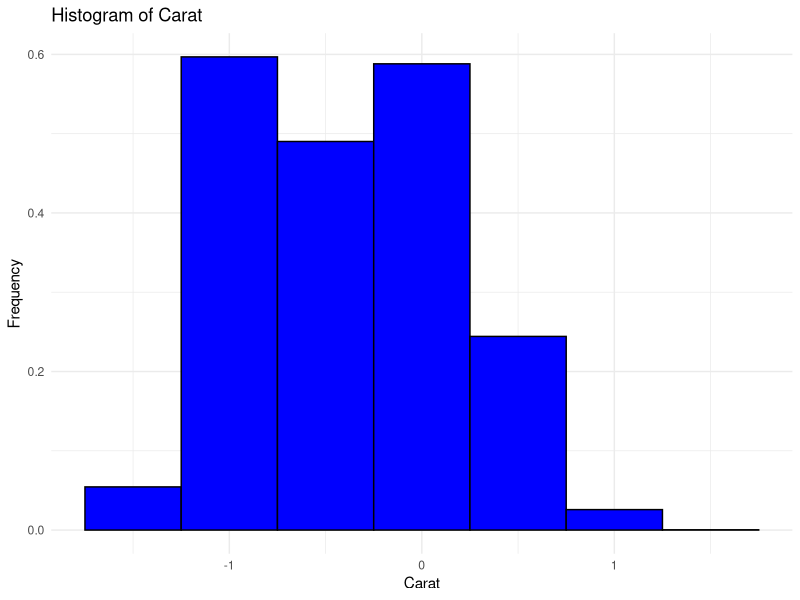
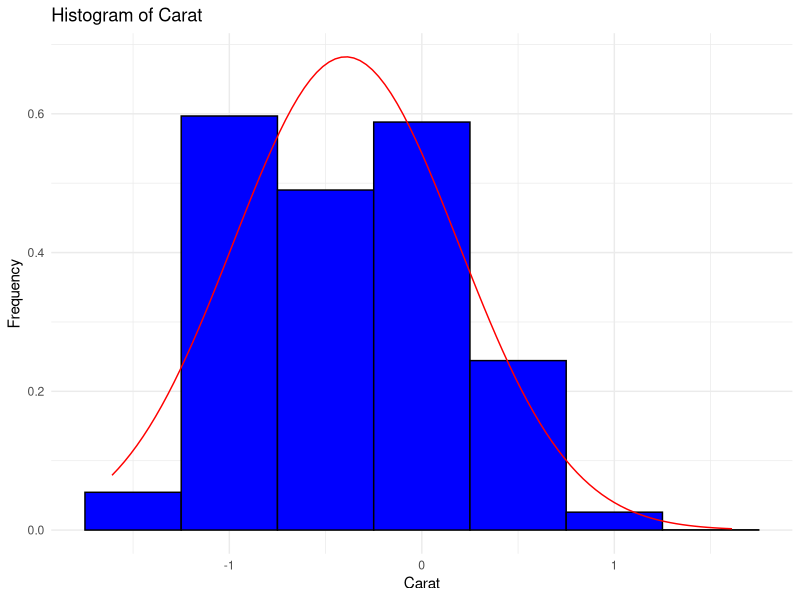
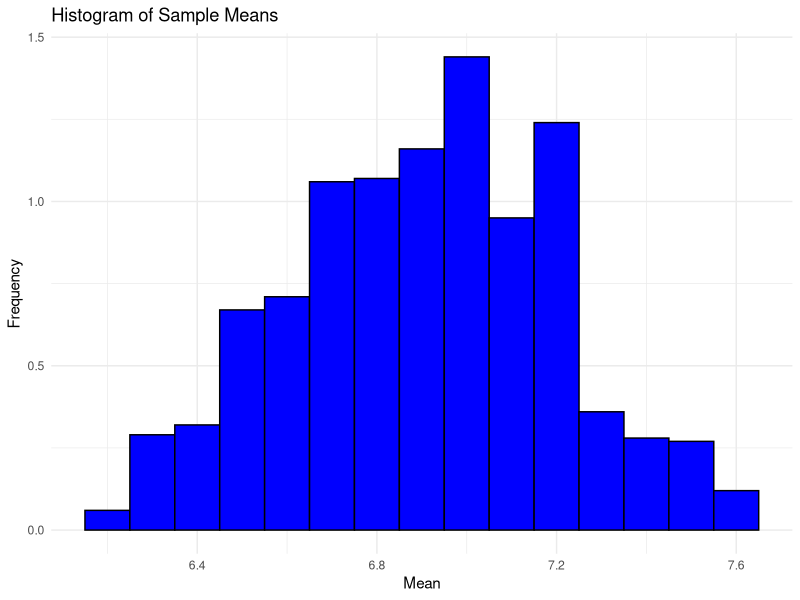
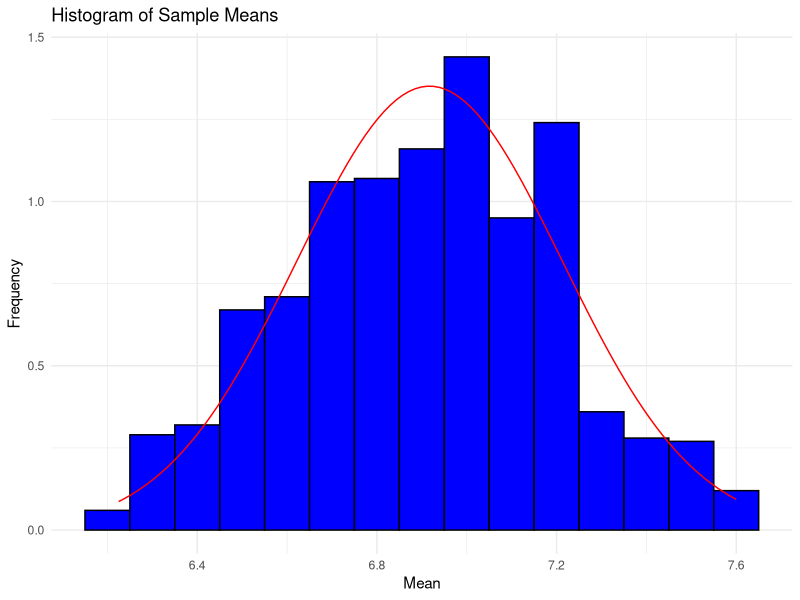
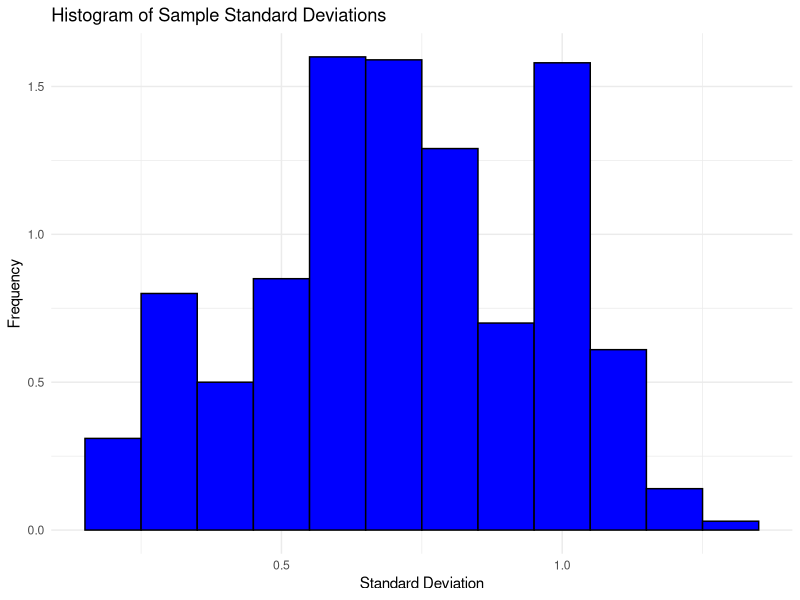
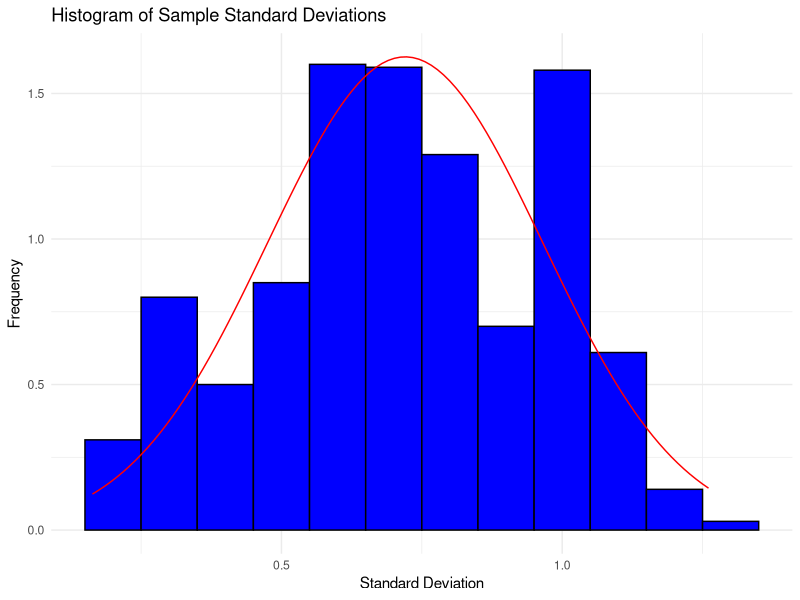

The R script that drew these images, in order:
library(tidyverse)

# Load the data
diamonds <- read_csv("datasets/diamonds - diamonds.csv")
#preview the data
head(diamonds)

# This is the reality of the data
carat_hist <- ggplot(diamonds) +
  geom_histogram(aes(x = log(carat), after_stat(density)), binwidth = 0.5, fill = "blue", color = "black") +
  labs(title = "Histogram of Carat", x = "Carat", y = "Frequency") +
  theme_minimal()

carat_hist

# We are going to assume that the data is normally distributed
mu <- mean(log(diamonds$carat))
sigma <- sd(log(diamonds$carat))

# Generate a normal distribution
carat_hist +
  stat_function(fun = dnorm, args = list(mean = mu, sd = sigma), color = "red")

# For example, under the normal distribution,
# what is the probability of a diamond being larger than 1 carat?

# Due to 1 carat being the same as log(1) = 0
# we can use the pnorm function to calculate the probability
# using the computed mean and standard deviation

# lower.tail = FALSE is used to calculate the probability of being larger than 1 carat
# lower.tail = TRUE is used to calculate the probability of being smaller than 1 carat
model_probability <- pnorm(0, mean = mu, sd = sigma, lower.tail = FALSE)

# Check the probability under the model against the reality
# We can see that the model is not perfect
data_probability <- diamonds %>%
  filter(carat > 1) %>%
  nrow() / nrow(diamonds)
# model = 24.97%, data = 32.44%


# The mean is also random when we have population data
# In this example we are going to consider population involves 10 student notes
population <- tibble(
    student = 1:10,
    note = c(8.2, 6.2, 8.0, 5.7, 7.2, 6.8, 7.0, 6.5, 7.0, 6.5)
)

mu_population <- mean(population$note)
sd_population <- sd(population$note)

# Sample of size 4 from the population

mu_samples <- c()
sd_samples <- c()

for (i in 1:1000) {
  sample <- population %>%
    sample_n(4)

  mu_sample <- mean(sample$note)
  sd_sample <- sd(sample$note)

  mu_samples <- c(mu_samples, mu_sample)
  sd_samples <- c(sd_samples, sd_sample)
}

sample_df <- tibble(
  mu = mu_samples,
  sd = sd_samples
)

# Histogram of the sample means
sample_hist <- ggplot(sample_df) +
  geom_histogram(aes(x = mu, after_stat(density)), binwidth = 0.1, fill = "blue", color = "black") +
  labs(title = "Histogram of Sample Means", x = "Mean", y = "Frequency") +
  theme_minimal()

sample_hist

mu <- mean(sample_df$mu)
sigma <- sd(sample_df$mu)

sample_hist +
  stat_function(fun = dnorm, args = list(mean = mu, sd = sigma), color = "red")

# Histogram of sd
sample_hist_sd <- ggplot(sample_df) +
  geom_histogram(aes(x = sd, after_stat(density)), binwidth = 0.1, fill = "blue", color = "black") +
  labs(title = "Histogram of Sample Standard Deviations", x = "Standard Deviation", y = "Frequency") +
  theme_minimal()

sample_hist_sd

mu <- mean(sample_df$sd)
sigma <- sd(sample_df$sd)

sample_hist_sd +
  stat_function(fun = dnorm, args = list(mean = mu, sd = sigma), color = "red")

sd_population/sqrt(4)


statistic <- abs((7 - 6.75)/(0.331662/2))
pnorm(statistic, lower.tail = FALSE)
pt(statistic, df = 3, lower.tail = FALSE)
pnorm(7, mean = mu, sd = sigma, lower.tail = FALSE)

# Another example
wine <- tibble(
    person = 1:10,
    threshold = c(31, 31, 43, 36, 23, 34, 32, 30, 20, 24)
)

mu <- mean(wine$threshold)
sigma <- sd(wine$threshold)

# The threshold is 25
statistic <- abs((25 - mu)/(sigma/sqrt(10)))
pnorm(statistic, lower.tail = FALSE)
pt(statistic, df = 9, lower.tail = FALSE)

t.test(wine$threshold, mu = 25, alternative = "greater")

# Due to the p-value being less than 0.05, we reject the null hypothesis
# null hypothesis: the threshold is 25 or less
# alternative hypothesis: the threshold is greater than 25
# reject the null hypothesis means that the threshold is greater than 25

# Note, p-value less than 0.05 is a common threshold for rejecting the null hypothesis
# However, it is not a strict rule, and it is up to the researcher to decide the threshold

# for less hypothesis, we can use the less argument or lower.tail = TRUE
statistic <- abs((25 - mu)/(sigma/sqrt(10)))
pnorm(statistic, lower.tail = TRUE)
pt(statistic, df = 9, lower.tail = TRUE)

t.test(wine$threshold, mu = 25, alternative = "less")

# for two-tailed hypothesis, we can use the two-sided argument or twice the p-value for lower.tail = FALSE
2*pnorm(statistic, lower.tail = TRUE)
2*pt(statistic, df = 9, lower.tail = FALSE)
t.test(wine$threshold, mu = 25, alternative = "two.sided")

## Iphone example:
iphone_sample <- tibble(
    iphone_no = 1:60,
    price = c(
      6727, 6625, 5178, 6910, 9581,
      5300, 2599, 4484, 5300, 5096,
      6931, 2966, 8358, 4056, 6971,
      6727, 6625, 5178, 6910, 9581,
      5300, 2599, 4484, 5300, 5096,
      6931, 2966, 8358, 4056, 6971,
      6727, 6625, 5178, 6910, 9581,
      5300, 2599, 4484, 5300, 5096,
      6931, 2966, 8358, 4056, 6971,
      6727, 6625, 5178, 6910, 9581,
      5300, 2599, 4484, 5300, 5096,
      6931, 2966, 8358, 4056, 6971)
)
n <- nrow(iphone_sample)
mu_0 <- 5500
mu_sample <- mean(iphone_sample$price)

statistic <- (mu_sample - mu_0)/(sd(iphone_sample$price)/sqrt(n))

# Less hypothesis
pnorm(statistic, lower.tail = TRUE) # when i know sigma or n is large
pt(statistic, df = n-1, lower.tail = TRUE) # when i don't know sigma or n is small
t.test(iphone_sample$price, mu = 5500, alternative = "less")

# Greater hypothesis
pnorm(statistic, lower.tail = FALSE) # when i know sigma or n is large
pt(statistic, df = n-1, lower.tail = FALSE) # when i don't know sigma or n is small
t.test(iphone_sample$price, mu = 5500, alternative = "greater")



# IQ example
iq_sample <- tibble(
    iq = c(
      114, 100, 104, 89, 102, 91, 114, 114, 103, 105,
      108, 130, 120, 132, 111, 128, 118, 119, 86, 72,
      111, 103, 74, 112, 107, 103, 98, 96, 112, 112, 93)
    )
n <- nrow(iq_sample)
mu_0 <- 100
mu_sample <- mean(iq_sample$iq)

statistic <- (mu_sample - mu_0)/(sd(iq_sample$iq)/sqrt(n))

# Different or two.sided hypothesis
pnorm(statistic, lower.tail = FALSE)*2
pt(statistic, df = n-1, lower.tail = FALSE)*2
t.test(iq_sample$iq, mu = mu_0, alternative = "two.sided")

# p-value = 0.03003, this means data doesnt support the null hypothesis.
# Thus, we can claim we have enough evidence to reject the null hypothesis and support the alternative hypothesis.
# In this, case data supports the alternative hypothesis that the average IQ is different from 100

# When we use significance levels, i.e, alpha = 0.05, we can reject the null hypothesis.
# However, considering alpha = 0.01 we can not reject the null hypothesis.
